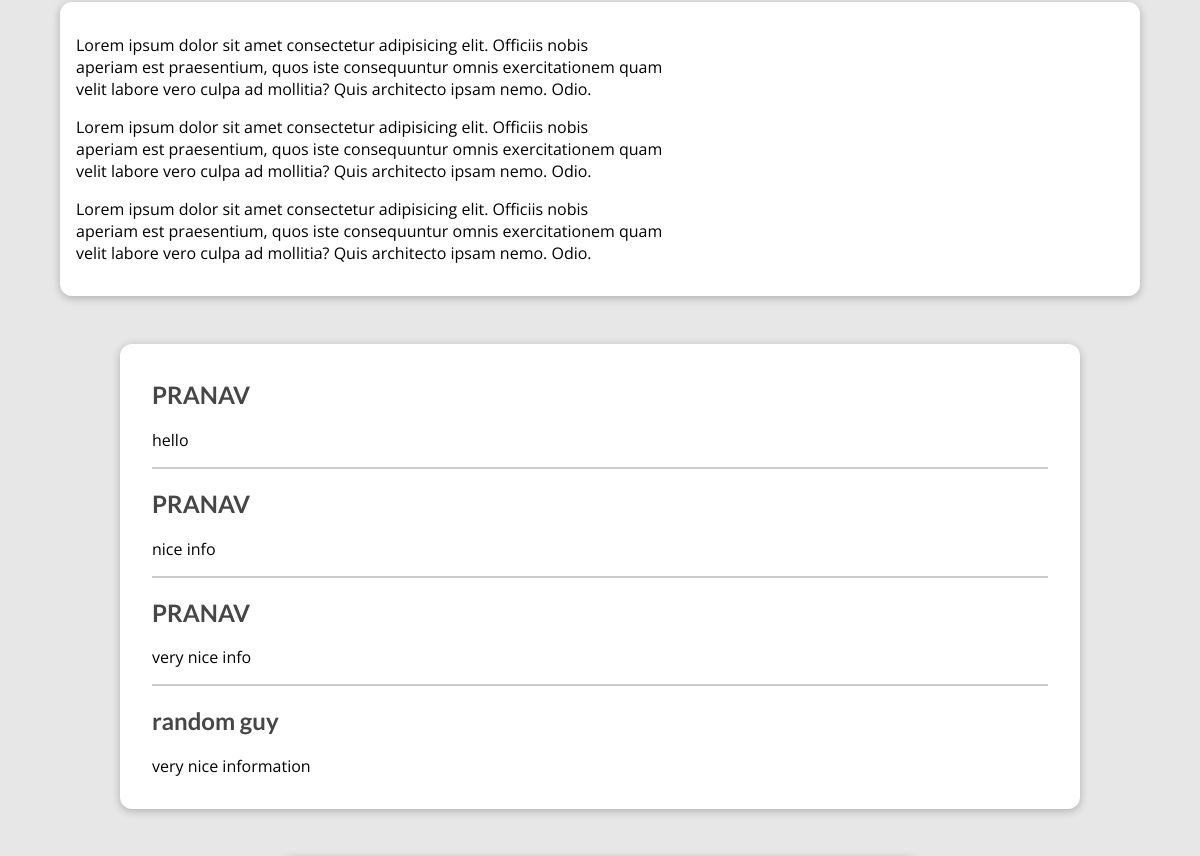
Before: /posts/programming-is-fun (middle part) with the older database file.
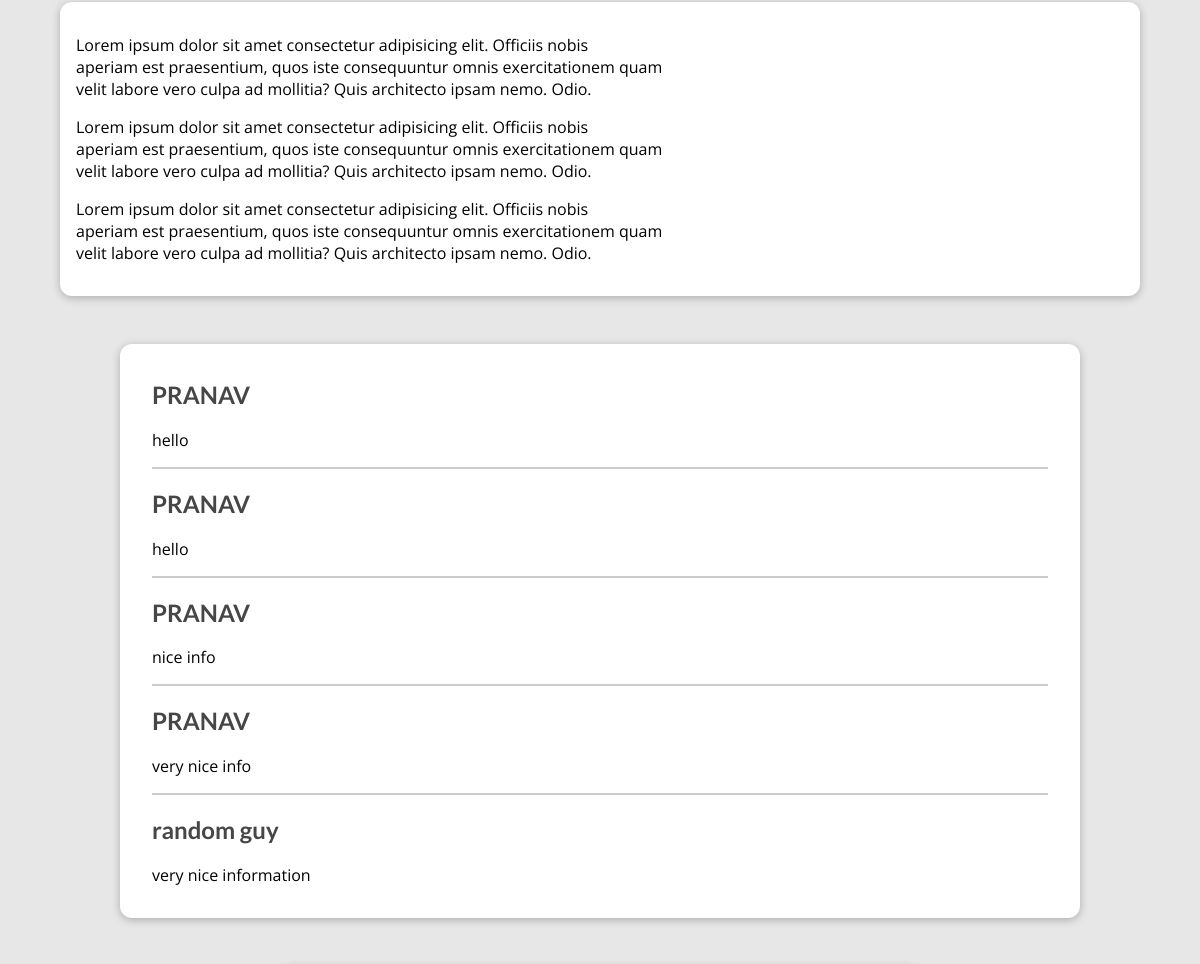
After: the same page with the newer database file.
### blog/models.py (models this page shows, shortened)
class Comment(models.Model):
    user_name = models.CharField(max_length=120)
    user_email = models.EmailField()
    text = models.TextField(max_length=400)
    post = models.ForeignKey(
        Post, on_delete=models.CASCADE, related_name="comments")

### blog/views.py (the view, shortened to what this page needs)
# urls.py: path("posts/<slug:slug>", views.SinglePostView.as_view(),
class SinglePostView(View):
    def is_stored_post(self, request, post_id):
        stored_posts = request.session.get("stored_posts")
        if stored_posts is not None:
          is_saved_for_later = post_id in stored_posts
        else:
          is_saved_for_later = False
        return is_saved_for_later
    def get(self, request, slug):
        post = Post.objects.get(slug=slug)
        context = {
          "post": post,
          "post_tags": post.tags.all(),
          "comment_form": CommentForm(),
          "comments": post.comments.all().order_by("-id"),
          "saved_for_later": self.is_stored_post(request, post.id)
        }
        return render(request, "blog/post-detail.html", context)

### blog/models.py (called while the page is built)
    def full_name(self):
        return f"{self.first_name} {self.last_name}"

    def __str__(self):
        return self.full_name()

### blog/templates/blog/post-detail.html (shortened to what this page needs)
{% extends "base.html" %}
{% load static %}
{% block css_files %}
<link rel="stylesheet" href="{% static "blog/post-detail.css" %}" />
{% endblock %}
{% block content %}
<main>
  {{ post.content|linebreaks }}
</main>
<section id="comments">
  <ul>
    {% for comment in comments %}
      <li>
        <h2>{{ comment.user_name }}</h2>
        <p>{{ comment.text|linebreaks }}</p>
      </li>
    {% endfor %}
  </ul>
</section>
{% endblock %}

Changed rows visible on the page:
added Comment: user_name "PRANAV", text "hello"
